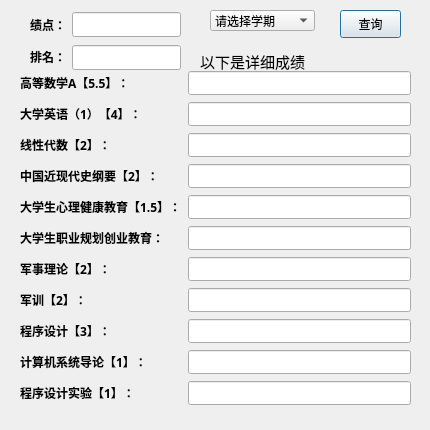
<?xml version="1.0" encoding="UTF-8"?>
<ui version="4.0">
 <class>GPA</class>
 <widget class="QDialog" name="GPA">
  <property name="geometry">
   <rect>
    <x>0</x>
    <y>0</y>
    <width>430</width>
    <height>430</height>
   </rect>
  </property>
  <property name="minimumSize">
   <size>
    <width>430</width>
    <height>430</height>
   </size>
  </property>
  <property name="maximumSize">
   <size>
    <width>430</width>
    <height>430</height>
   </size>
  </property>
  <property name="windowTitle">
   <string>Dialog</string>
  </property>
  <widget class="QLabel" name="label_3">
   <property name="geometry">
    <rect>
     <x>200</x>
     <y>50</y>
     <width>131</width>
     <height>21</height>
    </rect>
   </property>
   <property name="text">
    <string>&lt;html&gt;&lt;head/&gt;&lt;body&gt;&lt;p&gt;&lt;span style=&quot; font-size:11pt;&quot;&gt;以下是详细成绩&lt;/span&gt;&lt;/p&gt;&lt;/body&gt;&lt;/html&gt;</string>
   </property>
  </widget>
  <widget class="QWidget" name="layoutWidget">
   <property name="geometry">
    <rect>
     <x>30</x>
     <y>10</y>
     <width>151</width>
     <height>63</height>
    </rect>
   </property>
   <layout class="QVBoxLayout" name="verticalLayout_2">
    <item>
     <layout class="QHBoxLayout" name="horizontalLayout">
      <item>
       <widget class="QLabel" name="label">
        <property name="font">
         <font>
          <family>微软雅黑</family>
          <pointsize>9</pointsize>
          <weight>75</weight>
          <bold>true</bold>
         </font>
        </property>
        <property name="text">
         <string>绩点：</string>
        </property>
       </widget>
      </item>
      <item>
       <widget class="QLineEdit" name="JidianLE">
        <property name="font">
         <font>
          <family>微软雅黑</family>
          <weight>75</weight>
          <bold>true</bold>
         </font>
        </property>
        <property name="readOnly">
         <bool>true</bool>
        </property>
       </widget>
      </item>
     </layout>
    </item>
    <item>
     <layout class="QHBoxLayout" name="horizontalLayout_2">
      <item>
       <widget class="QLabel" name="label_2">
        <property name="font">
         <font>
          <family>微软雅黑</family>
          <weight>75</weight>
          <bold>true</bold>
         </font>
        </property>
        <property name="text">
         <string>&lt;html&gt;&lt;head/&gt;&lt;body&gt;&lt;p&gt;排名：&lt;/p&gt;&lt;/body&gt;&lt;/html&gt;</string>
        </property>
       </widget>
      </item>
      <item>
       <widget class="QLineEdit" name="PaimingLE">
        <property name="font">
         <font>
          <family>微软雅黑</family>
          <weight>75</weight>
          <bold>true</bold>
         </font>
        </property>
        <property name="readOnly">
         <bool>true</bool>
        </property>
       </widget>
      </item>
     </layout>
    </item>
   </layout>
  </widget>
  <widget class="QWidget" name="layoutWidget">
   <property name="geometry">
    <rect>
     <x>20</x>
     <y>70</y>
     <width>391</width>
     <height>347</height>
    </rect>
   </property>
   <layout class="QGridLayout" name="gridLayout">
    <item row="1" column="1">
     <widget class="QLineEdit" name="yingyuLE">
      <property name="font">
       <font>
        <family>微软雅黑</family>
        <pointsize>8</pointsize>
        <weight>50</weight>
        <bold>false</bold>
       </font>
      </property>
      <property name="readOnly">
       <bool>true</bool>
      </property>
     </widget>
    </item>
    <item row="4" column="1">
     <widget class="QLineEdit" name="xinlijiankangLE">
      <property name="font">
       <font>
        <family>微软雅黑</family>
        <pointsize>8</pointsize>
        <weight>50</weight>
        <bold>false</bold>
       </font>
      </property>
      <property name="readOnly">
       <bool>true</bool>
      </property>
     </widget>
    </item>
    <item row="6" column="1">
     <widget class="QLineEdit" name="junshililunLE">
      <property name="font">
       <font>
        <family>微软雅黑</family>
        <pointsize>8</pointsize>
        <weight>50</weight>
        <bold>false</bold>
       </font>
      </property>
      <property name="readOnly">
       <bool>true</bool>
      </property>
     </widget>
    </item>
    <item row="7" column="1">
     <widget class="QLineEdit" name="junxunLE">
      <property name="font">
       <font>
        <family>微软雅黑</family>
        <pointsize>8</pointsize>
        <weight>50</weight>
        <bold>false</bold>
       </font>
      </property>
      <property name="readOnly">
       <bool>true</bool>
      </property>
     </widget>
    </item>
    <item row="0" column="1">
     <widget class="QLineEdit" name="gaoshuLE">
      <property name="font">
       <font>
        <family>微软雅黑</family>
        <pointsize>8</pointsize>
        <weight>50</weight>
        <bold>false</bold>
       </font>
      </property>
      <property name="readOnly">
       <bool>true</bool>
      </property>
     </widget>
    </item>
    <item row="2" column="1">
     <widget class="QLineEdit" name="xianxingdaishuLE">
      <property name="font">
       <font>
        <family>微软雅黑</family>
        <pointsize>8</pointsize>
        <weight>50</weight>
        <bold>false</bold>
       </font>
      </property>
      <property name="readOnly">
       <bool>true</bool>
      </property>
     </widget>
    </item>
    <item row="3" column="1">
     <widget class="QLineEdit" name="jinxiandaishiLE">
      <property name="font">
       <font>
        <family>微软雅黑</family>
        <pointsize>8</pointsize>
        <weight>50</weight>
        <bold>false</bold>
       </font>
      </property>
      <property name="readOnly">
       <bool>true</bool>
      </property>
     </widget>
    </item>
    <item row="5" column="1">
     <widget class="QLineEdit" name="zhiyeguihuaLE">
      <property name="font">
       <font>
        <family>微软雅黑</family>
        <pointsize>8</pointsize>
        <weight>50</weight>
        <bold>false</bold>
       </font>
      </property>
      <property name="readOnly">
       <bool>true</bool>
      </property>
     </widget>
    </item>
    <item row="8" column="1">
     <widget class="QLineEdit" name="chengxudesignLE">
      <property name="font">
       <font>
        <family>微软雅黑</family>
        <pointsize>8</pointsize>
        <weight>50</weight>
        <bold>false</bold>
       </font>
      </property>
      <property name="readOnly">
       <bool>true</bool>
      </property>
     </widget>
    </item>
    <item row="10" column="1">
     <widget class="QLineEdit" name="chengxushiyanLE">
      <property name="font">
       <font>
        <family>微软雅黑</family>
        <pointsize>8</pointsize>
        <weight>50</weight>
        <bold>false</bold>
       </font>
      </property>
      <property name="readOnly">
       <bool>true</bool>
      </property>
     </widget>
    </item>
    <item row="9" column="1">
     <widget class="QLineEdit" name="jisuanjiLE">
      <property name="font">
       <font>
        <family>微软雅黑</family>
        <pointsize>8</pointsize>
        <weight>50</weight>
        <bold>false</bold>
       </font>
      </property>
      <property name="readOnly">
       <bool>true</bool>
      </property>
     </widget>
    </item>
    <item row="0" column="0">
     <widget class="QLabel" name="label_10">
      <property name="font">
       <font>
        <family>微软雅黑</family>
        <pointsize>9</pointsize>
        <weight>75</weight>
        <bold>true</bold>
       </font>
      </property>
      <property name="text">
       <string>高等数学A【5.5】：</string>
      </property>
     </widget>
    </item>
    <item row="1" column="0">
     <widget class="QLabel" name="label_7">
      <property name="font">
       <font>
        <family>微软雅黑</family>
        <weight>75</weight>
        <bold>true</bold>
       </font>
      </property>
      <property name="text">
       <string>大学英语（1）【4】：</string>
      </property>
     </widget>
    </item>
    <item row="2" column="0">
     <widget class="QLabel" name="label_9">
      <property name="font">
       <font>
        <family>微软雅黑</family>
        <weight>75</weight>
        <bold>true</bold>
       </font>
      </property>
      <property name="text">
       <string>线性代数【2】：</string>
      </property>
     </widget>
    </item>
    <item row="3" column="0">
     <widget class="QLabel" name="label_5">
      <property name="font">
       <font>
        <family>微软雅黑</family>
        <weight>75</weight>
        <bold>true</bold>
       </font>
      </property>
      <property name="text">
       <string>中国近现代史纲要【2】：</string>
      </property>
     </widget>
    </item>
    <item row="4" column="0">
     <widget class="QLabel" name="label_6">
      <property name="font">
       <font>
        <family>微软雅黑</family>
        <weight>75</weight>
        <bold>true</bold>
       </font>
      </property>
      <property name="text">
       <string>大学生心理健康教育【1.5】：</string>
      </property>
     </widget>
    </item>
    <item row="5" column="0">
     <widget class="QLabel" name="label_8">
      <property name="font">
       <font>
        <family>微软雅黑</family>
        <weight>75</weight>
        <bold>true</bold>
       </font>
      </property>
      <property name="text">
       <string>大学生职业规划创业教育：</string>
      </property>
     </widget>
    </item>
    <item row="6" column="0">
     <widget class="QLabel" name="label_11">
      <property name="font">
       <font>
        <family>微软雅黑</family>
        <weight>75</weight>
        <bold>true</bold>
       </font>
      </property>
      <property name="text">
       <string>军事理论【2】：</string>
      </property>
     </widget>
    </item>
    <item row="7" column="0">
     <widget class="QLabel" name="label_12">
      <property name="font">
       <font>
        <family>微软雅黑</family>
        <weight>75</weight>
        <bold>true</bold>
       </font>
      </property>
      <property name="text">
       <string>军训【2】：</string>
      </property>
     </widget>
    </item>
    <item row="8" column="0">
     <widget class="QLabel" name="label_13">
      <property name="font">
       <font>
        <family>微软雅黑</family>
        <weight>75</weight>
        <bold>true</bold>
       </font>
      </property>
      <property name="text">
       <string>程序设计【3】：</string>
      </property>
     </widget>
    </item>
    <item row="9" column="0">
     <widget class="QLabel" name="label_14">
      <property name="font">
       <font>
        <family>微软雅黑</family>
        <weight>75</weight>
        <bold>true</bold>
       </font>
      </property>
      <property name="text">
       <string>计算机系统导论【1】：</string>
      </property>
     </widget>
    </item>
    <item row="10" column="0">
     <widget class="QLabel" name="label_15">
      <property name="font">
       <font>
        <family>微软雅黑</family>
        <weight>75</weight>
        <bold>true</bold>
       </font>
      </property>
      <property name="text">
       <string>程序设计实验【1】：</string>
      </property>
     </widget>
    </item>
   </layout>
  </widget>
  <widget class="QComboBox" name="SubChoose">
   <property name="geometry">
    <rect>
     <x>210</x>
     <y>10</y>
     <width>105</width>
     <height>21</height>
    </rect>
   </property>
   <item>
    <property name="text">
     <string>请选择学期</string>
    </property>
   </item>
   <item>
    <property name="text">
     <string>第一学期</string>
    </property>
   </item>
  </widget>
  <widget class="QPushButton" name="pushButton">
   <property name="geometry">
    <rect>
     <x>340</x>
     <y>10</y>
     <width>61</width>
     <height>28</height>
    </rect>
   </property>
   <property name="text">
    <string>查询</string>
   </property>
  </widget>
 </widget>
 <resources/>
 <connections/>
</ui>
